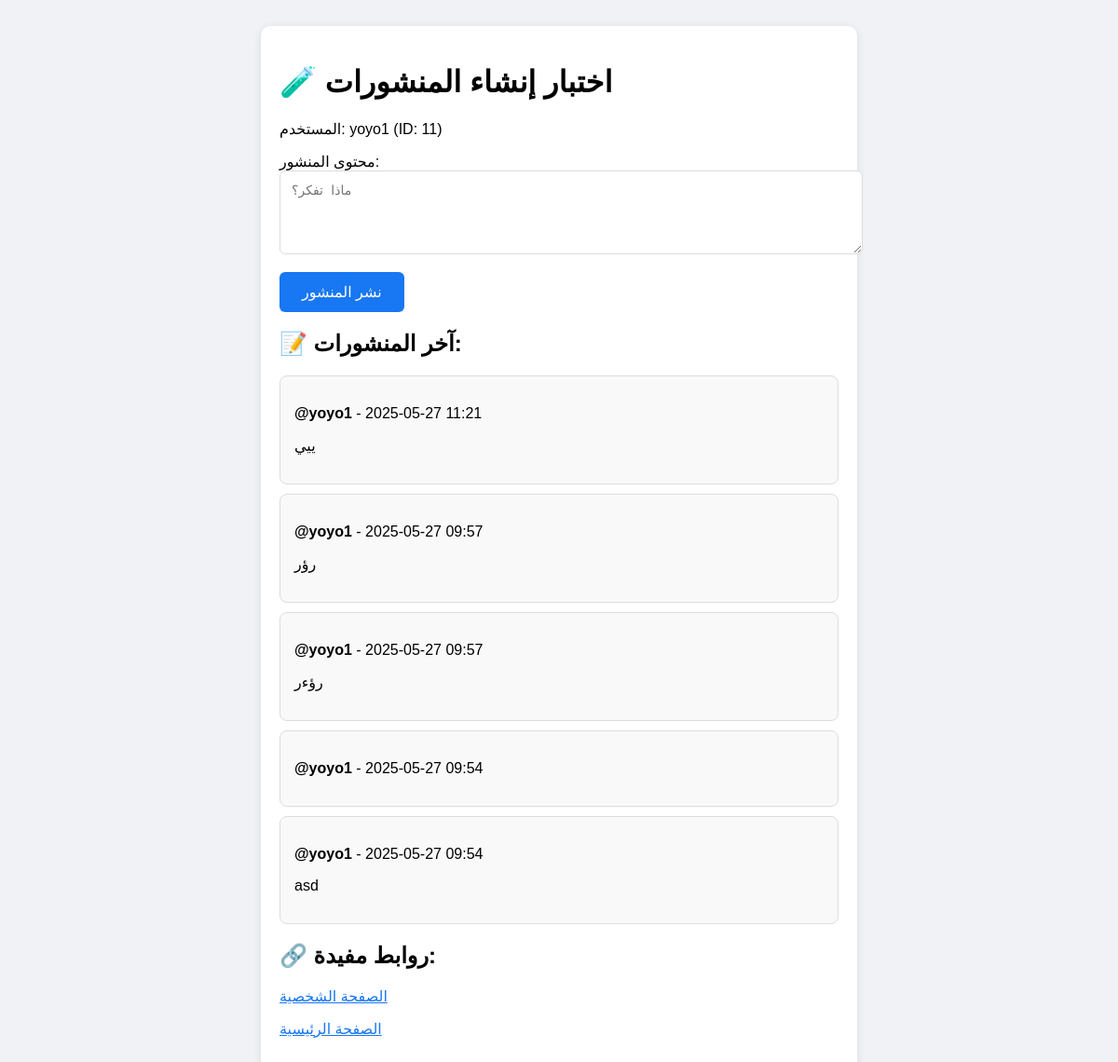
The page /test_post_simple.php on the database its author committed.
### tables this page shows
CREATE TABLE `posts` (
  `id` int(11) NOT NULL AUTO_INCREMENT,
  `user_id` int(11) NOT NULL,
  `content` text DEFAULT NULL,
  `media_url` varchar(255) DEFAULT NULL,
  `created_at` timestamp NOT NULL DEFAULT current_timestamp(),
  `updated_at` timestamp NOT NULL DEFAULT current_timestamp() ON UPDATE current_timestamp(),
  `media_type` varchar(10) DEFAULT NULL,
  `location` varchar(255) DEFAULT NULL,
  `is_private` tinyint(1) DEFAULT 0,
  `likes_count` int(11) DEFAULT 0,
  `comments_count` int(11) DEFAULT 0,
  `shares_count` int(11) DEFAULT 0,
  PRIMARY KEY (`id`),
  KEY `user_id` (`user_id`),
  CONSTRAINT `posts_ibfk_1` FOREIGN KEY (`user_id`) REFERENCES `users` (`id`) ON DELETE CASCADE
);

CREATE TABLE `users` (
  `id` int(11) NOT NULL AUTO_INCREMENT,
  `username` varchar(50) NOT NULL,
  `email` varchar(255) NOT NULL,
  `password` varchar(255) NOT NULL,
  `profile_picture` varchar(255) DEFAULT NULL,
  `bio` text DEFAULT NULL,
  `created_at` timestamp NOT NULL DEFAULT current_timestamp(),
  `updated_at` timestamp NOT NULL DEFAULT current_timestamp() ON UPDATE current_timestamp(),
  `last_active` timestamp NOT NULL DEFAULT current_timestamp() ON UPDATE current_timestamp(),
  `last_message_time` datetime DEFAULT NULL,
  `first_name` varchar(50) DEFAULT '',
  `last_name` varchar(50) DEFAULT '',
  `avatar_url` varchar(255) DEFAULT '/WEP/assets/images/default-avatar.png',
  `last_activity` timestamp NOT NULL DEFAULT current_timestamp() ON UPDATE current_timestamp(),
  `location` varchar(255) DEFAULT NULL,
  `website` varchar(255) DEFAULT NULL,
  `phone` varchar(20) DEFAULT NULL,
  `is_verified` tinyint(1) DEFAULT 0,
  `is_private` tinyint(1) DEFAULT 0,
  PRIMARY KEY (`id`),
  UNIQUE KEY `username` (`username`),
  UNIQUE KEY `email` (`email`)
);

### test_post_simple.php (the view, shortened to what this page needs)
<?php
require_once 'config.php';
echo "<!DOCTYPE html>";
echo "<html><head><meta charset='UTF-8'><title>اختبار إنشاء المنشورات</title>";
echo "</head><body>";
echo "<div class='container'>";
echo "<h1>🧪 اختبار إنشاء المنشورات</h1>";
echo "<p>المستخدم: {$_SESSION['username']} (ID: {$_SESSION['user_id']})</p>";
echo "<form method='POST'>";
echo "<div class='form-group'>";
echo "<label for='content'>محتوى المنشور:</label>";
echo "<textarea name='content' id='content' class='form-control' rows='4' placeholder='ماذا تفكر؟'></textarea>";
echo "</div>";
echo "<button type='submit' name='create_post' class='btn'>نشر المنشور</button>";
echo "</form>";
echo "<h2>📝 آخر المنشورات:</h2>";
try {
    $pdo = new PDO($dsn, DB_USER, DB_PASS, $pdo_options);
    $stmt = $pdo->prepare("SELECT p.*, u.username FROM posts p JOIN users u ON p.user_id = u.id WHERE p.user_id = ? ORDER BY p.created_at DESC LIMIT 5");
    $stmt->execute([$_SESSION['user_id']]);
    $posts = $stmt->fetchAll(PDO::FETCH_ASSOC);
    if ($posts) {
        foreach ($posts as $post) {
            echo "<div style='border:1px solid #ddd;padding:15px;margin:10px 0;border-radius:8px;background:#f9f9f9;'>";
            echo "<p><strong>@{$post['username']}</strong> - " . date('Y-m-d H:i', strtotime($post['created_at'])) . "</p>";
            echo "<p>" . nl2br(htmlspecialchars($post['content'])) . "</p>";
            echo "</div>";
        }
    } else {
        echo "<p>لا توجد منشورات بعد.</p>";
    }
} catch (Exception $e) {
    echo "<p style='color:red;'>خطأ في جلب المنشورات: " . $e->getMessage() . "</p>";
}
echo "<h2>🔗 روابط مفيدة:</h2>";
echo "<p><a href='u.php' target='_blank' style='color:#1877f2;'>الصفحة الشخصية</a></p>";
echo "<p><a href='home.php' target='_blank' style='color:#1877f2;'>الصفحة الرئيسية</a></p>";
echo "</div></body></html>";
?>

### test_post_simple.php (style rules this page uses)
body { font-family:Arial;padding:20px;background:#f0f2f5; }
.container { max-width:600px;margin:0 auto;background:white;padding:20px;border-radius:10px;box-shadow:0 2px 10px rgba(0,0,0,0.1); }
.btn { padding:12px 24px;background:#1877f2;color:white;border:none;border-radius:6px;cursor:pointer;font-size:16px; }
.form-group { margin:15px 0; }
.form-control { width:100%;padding:12px;border:1px solid #ddd;border-radius:6px;font-size:14px; }

### rows shown on the page
posts: user.username "yoyo1", created_at "2025-05-27 11:21", content "ييي"
posts: user.username "yoyo1", created_at "2025-05-27 09:57", content "رؤر"
posts: user.username "yoyo1", created_at "2025-05-27 09:57", content "رؤءر"
posts: user.username "yoyo1", created_at "2025-05-27 09:54"
posts: user.username "yoyo1", created_at "2025-05-27 09:54", content "asd"

### other values the page prints
$_SESSION['username'] "yoyo1"
$_SESSION['user_id'] "11"
